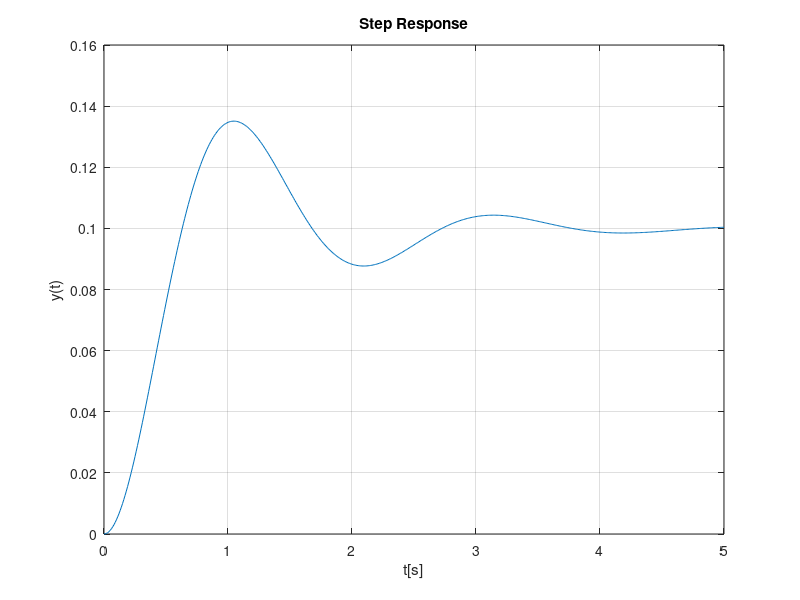
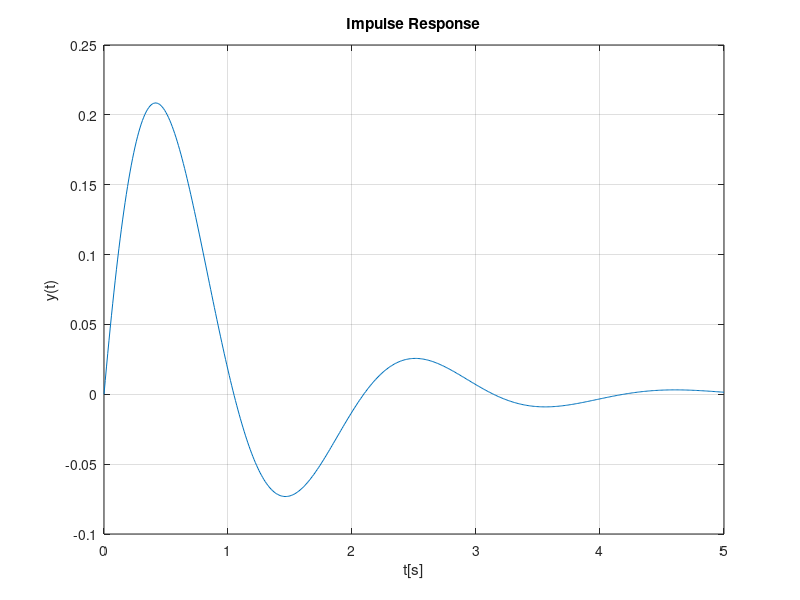

Write the MATLAB code that produced these figures, in order.
% システム行列 A, B, C, D の定義
A = [0 1; -10 -2];
B = [0; 1];
C = [1 0];
D = 0;

% システム状態空間モデルの作成
sysP = ss(A, B, C, D);

% シミュレーション時間の設定
t = 0:0.01:5;

% ステップ応答の計算とプロット
y_step = step(sysP, t);
figure(1);
plot(t, y_step);
xlabel('t[s]');
ylabel('y(t)');
title('Step Response');
grid on;

% インパルス応答の計算とプロット
y_impulse = impulse(sysP, t);
figure(2);
plot(t, y_impulse);
xlabel('t[s]');
ylabel('y(t)');
title('Impulse Response');
grid on;